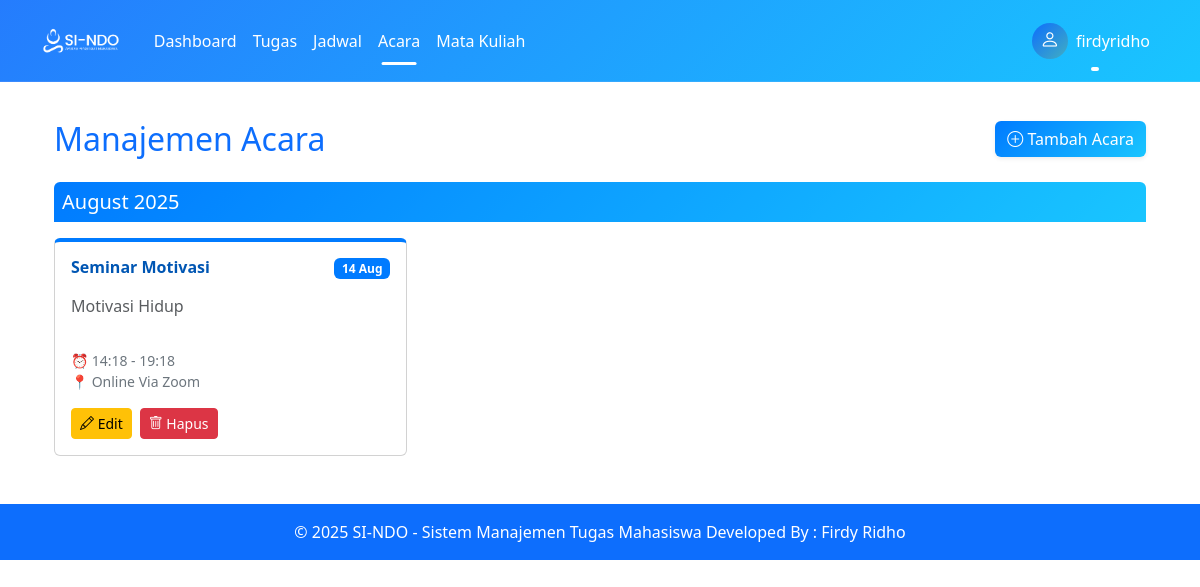
Before: /pages/acara/index.php (signed in) with the older database file.
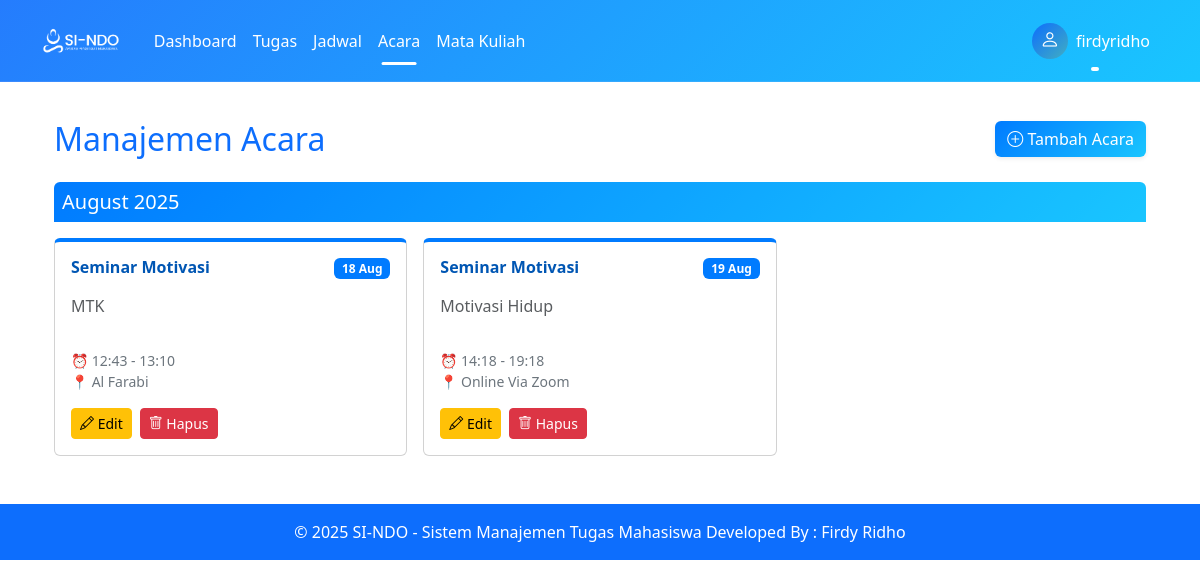
After: the same page with the newer database file.
### tables this page shows
CREATE TABLE `acara` (
  `id` int(11) NOT NULL,
  `judul` varchar(100) NOT NULL,
  `deskripsi` text DEFAULT NULL,
  `tanggal_mulai` datetime NOT NULL,
  `tanggal_selesai` datetime DEFAULT NULL,
  `lokasi` varchar(100) DEFAULT NULL,
  `user_id` int(11) NOT NULL
);

### pages/acara/index.php (the view, shortened to what this page needs)
<?php
require_once '../../config/database.php';
$stmt = $pdo->prepare("SELECT * FROM acara WHERE user_id = ? ORDER BY tanggal_mulai");
$stmt->execute([$_SESSION['user_id']]);
$acara = $stmt->fetchAll(PDO::FETCH_ASSOC);
$acara_per_bulan = [];
foreach ($acara as $a) {
    $bulan = date('F Y', strtotime($a['tanggal_mulai']));
    $acara_per_bulan[$bulan][] = $a;
}
?>
<?php include '../../includes/header.php'; ?>
<div class="container mt-4">
    <div class="d-flex flex-wrap justify-content-between align-items-center mb-4">
        <h2 class="mb-3 mb-sm-0 text-primary">Manajemen Acara</h2>
        <a href="tambah.php" class="btn btn-primary-custom shadow-sm">
            <i class="bi bi-plus-circle"></i> Tambah Acara
        </a>
    </div>
    <?php if (count($acara_per_bulan) > 0): ?>
        <?php foreach ($acara_per_bulan as $bulan => $acara_bulan): ?>
            <div class="mb-4">
                <div class="bg-primary-custom p-2 rounded-top">
                    <h5 class="mb-0"><?= $bulan ?></h5>
                </div>
                <div class="row g-3 mt-0">
                    <?php foreach ($acara_bulan as $a): ?>
                        <div class="col-md-6 col-lg-4">
                            <div class="card event-card h-100">
                                <div class="card-body">
                                    <div class="d-flex justify-content-between align-items-start">
                                        <h6 class="event-title"><?= htmlspecialchars($a['judul']) ?></h6>
                                        <span class="badge badge-date">
                                            <?= date('d M', strtotime($a['tanggal_mulai'])) ?>
                                        </span>
                                    </div>
                                    <p class="mt-2 mb-3 text-muted" style="min-height: 40px;">
                                        <?= nl2br(htmlspecialchars($a['deskripsi'])) ?>
                                    </p>
                                    <small class="text-secondary d-block mb-3">
                                        ⏰ <?= date('H:i', strtotime($a['tanggal_mulai'])) ?>
                                        <?php if ($a['tanggal_selesai']): ?>
                                            - <?= date('H:i', strtotime($a['tanggal_selesai'])) ?>
                                        <?php endif; ?>
                                        <?php if ($a['lokasi']): ?>
                                            <br>📍 <?= htmlspecialchars($a['lokasi']) ?>
                                        <?php endif; ?>
                                    </small>
                                    <div class="d-flex gap-2">
                                        <a href="edit.php?id=<?= $a['id'] ?>" class="btn btn-sm btn-warning">
                                            <i class="bi bi-pencil"></i> Edit
                                        </a>
                                        <a href="hapus.php?id=<?= $a['id'] ?>" class="btn btn-sm btn-danger" onclick="return confirm('Yakin hapus acara ini?')">
                                            <i class="bi bi-trash"></i> Hapus
                                        </a>
                                    </div>
                                </div>
                            </div>
                        </div>
                    <?php endforeach; ?>
                </div>
            </div>
        <?php endforeach; ?>
    <?php else: ?>
        <div class="alert alert-info text-center p-4 shadow-sm rounded">
            Belum ada acara yang ditambahkan
        </div>
    <?php endif; ?>
</div>
<?php include '../../includes/footer.php'; ?>

Changed rows visible on the page:
changed acara "Motivasi Hidup": tanggal_mulai "14 Aug" → "19 Aug"
added acara: judul "Seminar Motivasi", tanggal_mulai "18 Aug", deskripsi "MTK", tanggal_mulai "12:43", tanggal_selesai "13:10", lokasi "Al Farabi", shown under "August 2025"
